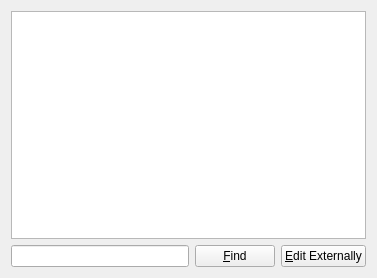
<?xml version="1.0" encoding="UTF-8"?>
<ui version="4.0">
 <class>PreambleUi</class>
 <widget class="QWidget" name="PreambleUi">
  <property name="geometry">
   <rect>
    <x>0</x>
    <y>0</y>
    <width>377</width>
    <height>278</height>
   </rect>
  </property>
  <property name="windowTitle">
   <string/>
  </property>
  <layout class="QGridLayout">
   <property name="leftMargin">
    <number>11</number>
   </property>
   <property name="topMargin">
    <number>11</number>
   </property>
   <property name="rightMargin">
    <number>11</number>
   </property>
   <property name="bottomMargin">
    <number>11</number>
   </property>
   <property name="spacing">
    <number>6</number>
   </property>
   <item row="1" column="0">
    <widget class="QLineEdit" name="findLE"/>
   </item>
   <item row="1" column="1">
    <widget class="QPushButton" name="findButtonPB">
     <property name="text">
      <string>&amp;Find</string>
     </property>
    </widget>
   </item>
   <item row="1" column="2">
    <widget class="QPushButton" name="editPB">
     <property name="toolTip">
      <string>Editor for Latex (plain) format will be used</string>
     </property>
     <property name="text">
      <string>&amp;Edit Externally</string>
     </property>
    </widget>
   </item>
   <item row="0" column="0" colspan="3">
    <widget class="QTextEdit" name="preambleTE">
     <property name="acceptRichText">
      <bool>false</bool>
     </property>
    </widget>
   </item>
  </layout>
 </widget>
 <includes>
  <include location="local">qt_i18n.h</include>
 </includes>
 <resources/>
 <connections/>
</ui>
